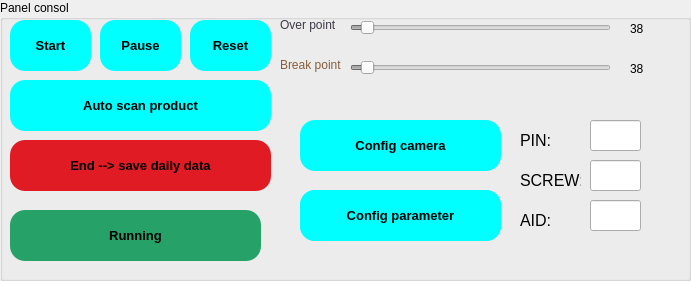
   <widget class="QGroupBox" name="adjust_thelta_2">
    <property name="geometry">
     <rect>
      <x>10</x>
      <y>390</y>
      <width>691</width>
      <height>281</height>
     </rect>
    </property>
    <property name="font">
     <font>
      <family>Segoe UI</family>
      <stylestrategy>PreferDefault</stylestrategy>
      <kerning>true</kerning>
     </font>
    </property>
    <property name="styleSheet">
     <string notr="true">QGroupBox{border:2px solid gray;border-radius:5px;margin-top: 1ex;color: ;background-color: transparent;} QGroupBox::title{subcontrol-origin: margin;subcontrol-position:top left;padding:0 3px;}
color: rgb(0, 0, 0);
font: 12pt &quot;Segoe UI&quot;;</string>
    </property>
    <property name="title">
     <string>Panel consol</string>
    </property>
    <widget class="QPushButton" name="but_scan">
     <property name="geometry">
      <rect>
       <x>10</x>
       <y>80</y>
       <width>261</width>
       <height>51</height>
      </rect>
     </property>
     <property name="font">
      <font>
       <pointsize>10</pointsize>
       <weight>75</weight>
       <bold>true</bold>
      </font>
     </property>
     <property name="styleSheet">
      <string notr="true">background-color: rgb(0, 255, 255);
color: rgb(255, 255, 255);
color: rgb(0, 0, 0);
border-radius:15px;
</string>
     </property>
     <property name="text">
      <string>Auto scan product</string>
     </property>
    </widget>
    <widget class="QPushButton" name="but_end_and_save">
     <property name="geometry">
      <rect>
       <x>10</x>
       <y>140</y>
       <width>261</width>
       <height>51</height>
      </rect>
     </property>
     <property name="font">
      <font>
       <pointsize>10</pointsize>
       <weight>75</weight>
       <bold>true</bold>
      </font>
     </property>
     <property name="styleSheet">
      <string notr="true">background-color: rgb(224, 27, 36);
color: rgb(255, 255, 255);
color: rgb(0, 0, 0);
border-radius:15px;
</string>
     </property>
     <property name="text">
      <string>End --&gt; save daily data</string>
     </property>
    </widget>
    <widget class="QPushButton" name="but_start">
     <property name="geometry">
      <rect>
       <x>10</x>
       <y>20</y>
       <width>81</width>
       <height>51</height>
      </rect>
     </property>
     <property name="font">
      <font>
       <pointsize>10</pointsize>
       <weight>75</weight>
       <bold>true</bold>
      </font>
     </property>
     <property name="styleSheet">
      <string notr="true">background-color: rgb(0, 255, 255);
color: rgb(255, 255, 255);
color: rgb(0, 0, 0);
border-radius:15px;
</string>
     </property>
     <property name="text">
      <string>Start</string>
     </property>
    </widget>
    <widget class="QPushButton" name="but_pause">
     <property name="geometry">
      <rect>
       <x>100</x>
       <y>20</y>
       <width>81</width>
       <height>51</height>
      </rect>
     </property>
     <property name="font">
      <font>
       <pointsize>10</pointsize>
       <weight>75</weight>
       <bold>true</bold>
      </font>
     </property>
     <property name="styleSheet">
      <string notr="true">background-color: rgb(0, 255, 255);
color: rgb(255, 255, 255);
color: rgb(0, 0, 0);
border-radius:15px;
</string>
     </property>
     <property name="text">
      <string>Pause</string>
     </property>
    </widget>
    <widget class="QPushButton" name="but_reset">
     <property name="geometry">
      <rect>
       <x>190</x>
       <y>20</y>
       <width>81</width>
       <height>51</height>
      </rect>
     </property>
     <property name="font">
      <font>
       <pointsize>10</pointsize>
       <weight>75</weight>
       <bold>true</bold>
      </font>
     </property>
     <property name="styleSheet">
      <string notr="true">background-color: rgb(0, 255, 255);
color: rgb(0, 0, 0);
border-radius:15px;
</string>
     </property>
     <property name="text">
      <string>Reset</string>
     </property>
    </widget>
    <widget class="QPushButton" name="display_running">
     <property name="enabled">
      <bool>false</bool>
     </property>
     <property name="geometry">
      <rect>
       <x>10</x>
       <y>210</y>
       <width>251</width>
       <height>51</height>
      </rect>
     </property>
     <property name="font">
      <font>
       <pointsize>10</pointsize>
       <weight>75</weight>
       <bold>true</bold>
      </font>
     </property>
     <property name="styleSheet">
      <string notr="true">background-color: rgb(38, 162, 105);
color: rgb(255, 255, 255);
color: rgb(0, 0, 0);
border-radius:15px;
</string>
     </property>
     <property name="text">
      <string>Running</string>
     </property>
    </widget>
    <widget class="QSlider" name="value_break">
     <property name="enabled">
      <bool>false</bool>
     </property>
     <property name="geometry">
      <rect>
       <x>350</x>
       <y>60</y>
       <width>261</width>
       <height>16</height>
      </rect>
     </property>
     <property name="minimum">
      <number>0</number>
     </property>
     <property name="maximum">
      <number>500</number>
     </property>
     <property name="singleStep">
      <number>1</number>
     </property>
     <property name="pageStep">
      <number>1</number>
     </property>
     <property name="value">
      <number>20</number>
     </property>
     <property name="orientation">
      <enum>Qt::Horizontal</enum>
     </property>
    </widget>
    <widget class="QSlider" name="value_over">
     <property name="enabled">
      <bool>false</bool>
     </property>
     <property name="geometry">
      <rect>
       <x>350</x>
       <y>20</y>
       <width>261</width>
       <height>16</height>
      </rect>
     </property>
     <property name="minimum">
      <number>0</number>
     </property>
     <property name="maximum">
      <number>500</number>
     </property>
     <property name="singleStep">
      <number>1</number>
     </property>
     <property name="pageStep">
      <number>1</number>
     </property>
     <property name="value">
      <number>20</number>
     </property>
     <property name="orientation">
      <enum>Qt::Horizontal</enum>
     </property>
    </widget>
    <widget class="QLabel" name="display_value_over">
     <property name="geometry">
      <rect>
       <x>630</x>
       <y>20</y>
       <width>67</width>
       <height>17</height>
      </rect>
     </property>
     <property name="font">
      <font>
       <pointsize>9</pointsize>
      </font>
     </property>
     <property name="text">
      <string>38</string>
     </property>
    </widget>
    <widget class="QLabel" name="display_value_break">
     <property name="geometry">
      <rect>
       <x>630</x>
       <y>60</y>
       <width>67</width>
       <height>17</height>
      </rect>
     </property>
     <property name="font">
      <font>
       <pointsize>9</pointsize>
      </font>
     </property>
     <property name="text">
      <string>38</string>
     </property>
    </widget>
    <widget class="QLabel" name="expose_2">
     <property name="geometry">
      <rect>
       <x>280</x>
       <y>55</y>
       <width>91</width>
       <height>20</height>
      </rect>
     </property>
     <property name="font">
      <font>
       <pointsize>9</pointsize>
      </font>
     </property>
     <property name="styleSheet">
      <string notr="true">color: rgb(129, 61, 156);
color: rgb(134, 94, 60);</string>
     </property>
     <property name="text">
      <string>Break point</string>
     </property>
    </widget>
    <widget class="QLabel" name="light_2">
     <property name="geometry">
      <rect>
       <x>280</x>
       <y>15</y>
       <width>71</width>
       <height>20</height>
      </rect>
     </property>
     <property name="font">
      <font>
       <pointsize>9</pointsize>
      </font>
     </property>
     <property name="styleSheet">
      <string notr="true">color: rgb(245, 194, 17);
color: rgb(61, 56, 70);</string>
     </property>
     <property name="text">
      <string>Over point</string>
     </property>
    </widget>
    <widget class="QPushButton" name="but_test_ok">
     <property name="geometry">
      <rect>
       <x>310</x>
       <y>190</y>
       <width>91</width>
       <height>51</height>
      </rect>
     </property>
     <property name="font">
      <font>
       <pointsize>10</pointsize>
       <weight>75</weight>
       <bold>true</bold>
      </font>
     </property>
     <property name="styleSheet">
      <string notr="true">background-color: rgb(0, 255, 255);
color: rgb(255, 255, 255);
color: rgb(0, 0, 0);
border-radius:15px;
</string>
     </property>
     <property name="text">
      <string>Test OK</string>
     </property>
    </widget>
    <widget class="QPushButton" name="but_test_ng">
     <property name="geometry">
      <rect>
       <x>420</x>
       <y>190</y>
       <width>81</width>
       <height>51</height>
      </rect>
     </property>
     <property name="font">
      <font>
       <pointsize>10</pointsize>
       <weight>75</weight>
       <bold>true</bold>
      </font>
     </property>
     <property name="styleSheet">
      <string notr="true">background-color: rgb(0, 255, 255);
color: rgb(255, 255, 255);
color: rgb(0, 0, 0);
border-radius:15px;
</string>
     </property>
     <property name="text">
      <string>Test NG</string>
     </property>
    </widget>
    <widget class="QPushButton" name="but_history_NG">
     <property name="geometry">
      <rect>
       <x>300</x>
       <y>190</y>
       <width>151</width>
       <height>51</height>
      </rect>
     </property>
     <property name="font">
      <font>
       <pointsize>10</pointsize>
       <weight>75</weight>
       <bold>true</bold>
      </font>
     </property>
     <property name="styleSheet">
      <string notr="true">background-color: rgb(0, 255, 255);
color: rgb(255, 255, 255);
color: rgb(0, 0, 0);
border-radius:15px;
</string>
     </property>
     <property name="text">
      <string>History NG</string>
     </property>
    </widget>
    <widget class="QPushButton" name="but_config">
     <property name="geometry">
      <rect>
       <x>300</x>
       <y>190</y>
       <width>201</width>
       <height>51</height>
      </rect>
     </property>
     <property name="font">
      <font>
       <pointsize>10</pointsize>
       <weight>75</weight>
       <bold>true</bold>
      </font>
     </property>
     <property name="styleSheet">
      <string notr="true">background-color: rgb(0, 255, 255);
color: rgb(255, 255, 255);
color: rgb(0, 0, 0);
border-radius:15px;
</string>
     </property>
     <property name="text">
      <string>Config parameter</string>
     </property>
    </widget>
    <widget class="QPushButton" name="but_config_camera">
     <property name="geometry">
      <rect>
       <x>300</x>
       <y>120</y>
       <width>201</width>
       <height>51</height>
      </rect>
     </property>
     <property name="font">
      <font>
       <pointsize>10</pointsize>
       <weight>75</weight>
       <bold>true</bold>
      </font>
     </property>
     <property name="styleSheet">
      <string notr="true">background-color: rgb(0, 255, 255);
color: rgb(255, 255, 255);
color: rgb(0, 0, 0);
border-radius:15px;
</string>
     </property>
     <property name="text">
      <string>Config camera</string>
     </property>
    </widget>
    <widget class="QLabel" name="label_12">
     <property name="geometry">
      <rect>
       <x>520</x>
       <y>130</y>
       <width>51</width>
       <height>21</height>
      </rect>
     </property>
     <property name="font">
      <font>
       <pointsize>12</pointsize>
      </font>
     </property>
     <property name="text">
      <string>PIN:</string>
     </property>
    </widget>
    <widget class="QLabel" name="label_13">
     <property name="geometry">
      <rect>
       <x>520</x>
       <y>170</y>
       <width>61</width>
       <height>21</height>
      </rect>
     </property>
     <property name="font">
      <font>
       <pointsize>12</pointsize>
      </font>
     </property>
     <property name="text">
      <string>SCREW:</string>
     </property>
    </widget>
    <widget class="QLabel" name="label_14">
     <property name="geometry">
      <rect>
       <x>520</x>
       <y>210</y>
       <width>61</width>
       <height>21</height>
      </rect>
     </property>
     <property name="font">
      <font>
       <pointsize>12</pointsize>
      </font>
     </property>
     <property name="text">
      <string>AID:</string>
     </property>
    </widget>
    <widget class="QLineEdit" name="value_pin">
     <property name="geometry">
      <rect>
       <x>590</x>
       <y>120</y>
       <width>51</width>
       <height>31</height>
      </rect>
     </property>
    </widget>
    <widget class="QLineEdit" name="value_screw">
     <property name="geometry">
      <rect>
       <x>590</x>
       <y>160</y>
       <width>51</width>
       <height>31</height>
      </rect>
     </property>
    </widget>
    <widget class="QLineEdit" name="value_aid">
     <property name="geometry">
      <rect>
       <x>590</x>
       <y>200</y>
       <width>51</width>
       <height>31</height>
      </rect>
     </property>
    </widget>
   </widget>
